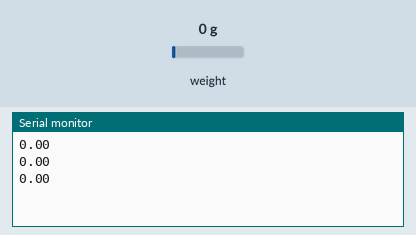
The sketch below on a simulated ESP32. On the bench: the last lines printed to the serial monitor. The test bench sets the inputs (shaded band); at power-on: weight on the scale 0 g.

Above: at 2.2 s.
2.3 s: weight on the scale set to 100 g
At 2.66 s:
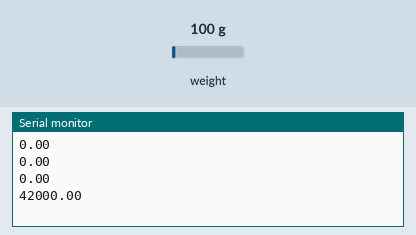
3.8 s: weight on the scale set to 1250 g
At 3.86 s:
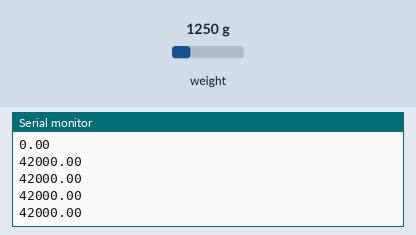
Timing chart, 0 to 6.8 s (numbered marks = the images above; inputs shaded):
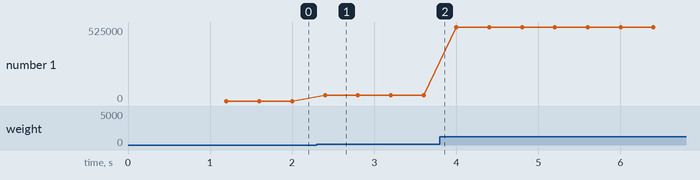

The sketch:

Calibration_esp32.ino
```cpp
#include "HX711.h"

#define DT 18
#define SCK 19

HX711 scale;

float calibration_factor = 1.0;

void setup() {
  Serial.begin(115200);
  scale.begin(DT, SCK);           // Initialization
  scale.set_scale(calibration_factor);
  scale.tare();                   // Tare to 0
}

void loop() {
  if (scale.is_ready()) {
    float weight = scale.get_units(2);
    if (abs(weight) < 0.05) weight = 0;   // threshold small drift
    Serial.println(weight);
  }
  delay(200);
}
```

Measured:
- after the input at 2.3 s, the serial monitor: prints a new line after 0.10 s (image 1)
- plotted number 1: 0 → 42000 after the input at 2.3 s, 42000 → 525000 after the input at 3.8 s
